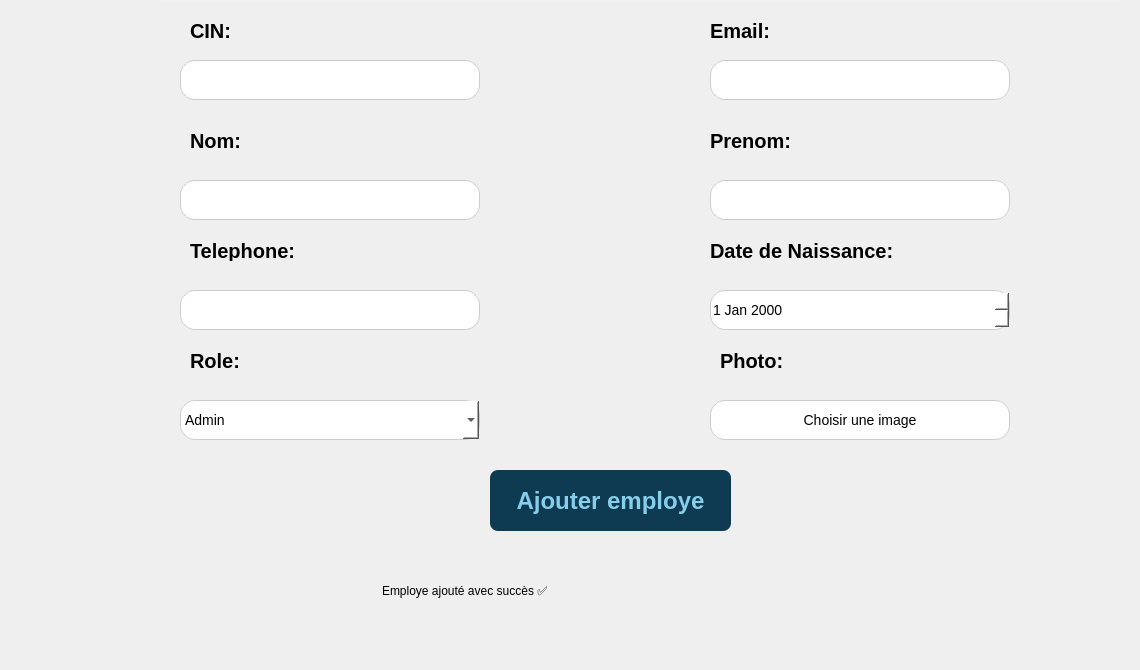
      <widget class="QWidget" name="ajouterEmployes">
       <widget class="QFrame" name="formBackground">
        <property name="geometry">
         <rect>
          <x>150</x>
          <y>0</y>
          <width>981</width>
          <height>661</height>
         </rect>
        </property>
        <property name="styleSheet">
         <string notr="true">background: qradialgradient(spread:pad, cx:0.5, cy:0.5, radius:1,
                                stop:0 rgba(255, 255, 255, 100),
                                stop:1 rgba(255, 255, 255, 20));
border-radius: 15px;
    border: 1px solid rgba(255, 255, 255, 30);</string>
        </property>
        <property name="frameShape">
         <enum>QFrame::Shape::StyledPanel</enum>
        </property>
        <property name="frameShadow">
         <enum>QFrame::Shadow::Raised</enum>
        </property>
        <widget class="QPushButton" name="photoInput">
         <property name="geometry">
          <rect>
           <x>560</x>
           <y>400</y>
           <width>300</width>
           <height>40</height>
          </rect>
         </property>
         <property name="styleSheet">
          <string notr="true">background: white;
border: 1px solid #ccc;
border-radius: 15px;
font-size: 14px;
color: black;</string>
         </property>
         <property name="text">
          <string>Choisir une image</string>
         </property>
        </widget>
        <widget class="QDateEdit" name="dateNInput">
         <property name="geometry">
          <rect>
           <x>560</x>
           <y>290</y>
           <width>300</width>
           <height>40</height>
          </rect>
         </property>
         <property name="styleSheet">
          <string notr="true">background: white;
border: 1px solid #ccc;
border-radius: 15px;
font-size: 14px;
color: black;</string>
         </property>
        </widget>
        <widget class="QLineEdit" name="nameInput">
         <property name="geometry">
          <rect>
           <x>30</x>
           <y>180</y>
           <width>300</width>
           <height>40</height>
          </rect>
         </property>
         <property name="styleSheet">
          <string notr="true">background: white;
border: 1px solid #ccc;
border-radius: 15px;
font-size: 14px;
color: black;</string>
         </property>
         <property name="text">
          <string/>
         </property>
        </widget>
        <widget class="QLabel" name="label_8">
         <property name="geometry">
          <rect>
           <x>560</x>
           <y>240</y>
           <width>191</width>
           <height>21</height>
          </rect>
         </property>
         <property name="styleSheet">
          <string notr="true">color: black;
font-size: 20px;
font-weight: 500;
font: 14pt &quot;Titillium Web&quot;;
background: transparent;
border: 0px;</string>
         </property>
         <property name="text">
          <string>Date de Naissance:</string>
         </property>
        </widget>
        <widget class="QLabel" name="label_10">
         <property name="geometry">
          <rect>
           <x>570</x>
           <y>350</y>
           <width>111</width>
           <height>21</height>
          </rect>
         </property>
         <property name="styleSheet">
          <string notr="true">color: black;
font-size: 20px;
font-weight: 500;
font: 14pt &quot;Titillium Web&quot;;
background: transparent;
border: 0px;</string>
         </property>
         <property name="text">
          <string>Photo:</string>
         </property>
        </widget>
        <widget class="QLineEdit" name="cinInput">
         <property name="geometry">
          <rect>
           <x>30</x>
           <y>60</y>
           <width>300</width>
           <height>40</height>
          </rect>
         </property>
         <property name="styleSheet">
          <string notr="true">background: white;
border: 1px solid #ccc;
border-radius: 15px;
font-size: 14px;
color: black;
</string>
         </property>
         <property name="text">
          <string/>
         </property>
        </widget>
        <widget class="QLabel" name="label_9">
         <property name="geometry">
          <rect>
           <x>40</x>
           <y>350</y>
           <width>111</width>
           <height>21</height>
          </rect>
         </property>
         <property name="styleSheet">
          <string notr="true">color: black;
font-size: 20px;
font-weight: 500;
font: 14pt &quot;Titillium Web&quot;;
background: transparent;
border: 0px;</string>
         </property>
         <property name="text">
          <string>Role:</string>
         </property>
        </widget>
        <widget class="QLineEdit" name="emailInput">
         <property name="geometry">
          <rect>
           <x>560</x>
           <y>60</y>
           <width>300</width>
           <height>40</height>
          </rect>
         </property>
         <property name="styleSheet">
          <string notr="true">background: white;
border: 1px solid #ccc;
border-radius: 15px;
font-size: 14px;
color: black;</string>
         </property>
         <property name="text">
          <string/>
         </property>
        </widget>
        <widget class="QLabel" name="label_5">
         <property name="geometry">
          <rect>
           <x>40</x>
           <y>130</y>
           <width>111</width>
           <height>21</height>
          </rect>
         </property>
         <property name="styleSheet">
          <string notr="true">color: black;
font-size: 20px;
font-weight: 500;
font: 14pt &quot;Titillium Web&quot;;
background: transparent;
border: 0px;</string>
         </property>
         <property name="text">
          <string>Nom:</string>
         </property>
        </widget>
        <widget class="QLineEdit" name="prenomInput">
         <property name="geometry">
          <rect>
           <x>560</x>
           <y>180</y>
           <width>300</width>
           <height>40</height>
          </rect>
         </property>
         <property name="styleSheet">
          <string notr="true">background: white;
border: 1px solid #ccc;
border-radius: 15px;
font-size: 14px;
color: black;</string>
         </property>
         <property name="text">
          <string/>
         </property>
        </widget>
        <widget class="QLineEdit" name="telephoneInput">
         <property name="geometry">
          <rect>
           <x>30</x>
           <y>290</y>
           <width>300</width>
           <height>40</height>
          </rect>
         </property>
         <property name="styleSheet">
          <string notr="true">background: white;
border: 1px solid #ccc;
border-radius: 15px;
font-size: 14px;
color: black;</string>
         </property>
         <property name="text">
          <string/>
         </property>
        </widget>
        <widget class="QLabel" name="label_4">
         <property name="geometry">
          <rect>
           <x>560</x>
           <y>20</y>
           <width>111</width>
           <height>21</height>
          </rect>
         </property>
         <property name="styleSheet">
          <string notr="true">color: black;
font-size: 20px;
font-weight: 500;
font: 14pt &quot;Titillium Web&quot;;
background: transparent;
border: 0px;</string>
         </property>
         <property name="text">
          <string>Email:</string>
         </property>
        </widget>
        <widget class="QLabel" name="label_6">
         <property name="geometry">
          <rect>
           <x>560</x>
           <y>130</y>
           <width>111</width>
           <height>21</height>
          </rect>
         </property>
         <property name="styleSheet">
          <string notr="true">color: black;
font-size: 20px;
font-weight: 500;
font: 14pt &quot;Titillium Web&quot;;
background: transparent;
border: 0px;</string>
         </property>
         <property name="text">
          <string>Prenom:</string>
         </property>
        </widget>
        <widget class="QLabel" name="label_7">
         <property name="geometry">
          <rect>
           <x>40</x>
           <y>240</y>
           <width>111</width>
           <height>21</height>
          </rect>
         </property>
         <property name="styleSheet">
          <string notr="true">color: black;
font-size: 20px;
font-weight: 500;
font: 14pt &quot;Titillium Web&quot;;
background: transparent;
border: 0px;</string>
         </property>
         <property name="text">
          <string>Telephone:</string>
         </property>
        </widget>
        <widget class="QComboBox" name="roleInput">
         <property name="geometry">
          <rect>
           <x>30</x>
           <y>400</y>
           <width>300</width>
           <height>40</height>
          </rect>
         </property>
         <property name="styleSheet">
          <string notr="true">background: white;
border: 1px solid #ccc;
border-radius: 15px;
font-size: 14px;
color: black;</string>
         </property>
         <item>
          <property name="text">
           <string>Admin</string>
          </property>
         </item>
         <item>
          <property name="text">
           <string>Professeur</string>
          </property>
         </item>
         <item>
          <property name="text">
           <string>Livreur</string>
          </property>
         </item>
        </widget>
        <widget class="QLabel" name="label_3">
         <property name="geometry">
          <rect>
           <x>40</x>
           <y>20</y>
           <width>111</width>
           <height>21</height>
          </rect>
         </property>
         <property name="styleSheet">
          <string notr="true">color: black;
font-size: 20px;
font-weight: 500;
font: 14pt &quot;Titillium Web&quot;;
background: transparent;
border: 0px;</string>
         </property>
         <property name="text">
          <string>CIN:</string>
         </property>
        </widget>
        <widget class="QPushButton" name="ajouterEmp_2">
         <property name="geometry">
          <rect>
           <x>340</x>
           <y>470</y>
           <width>241</width>
           <height>61</height>
          </rect>
         </property>
         <property name="styleSheet">
          <string notr="true">background: #0E3B52;  
    border: none;  
    color: skyblue;  
    font-weight: bold; 
    font-size: 24px; 
    padding: 7px 15px;
    border-radius: 8px;  </string>
         </property>
         <property name="text">
          <string>Ajouter employe</string>
         </property>
        </widget>
        <widget class="QLineEdit" name="MessageForme">
         <property name="geometry">
          <rect>
           <x>230</x>
           <y>550</y>
           <width>541</width>
           <height>81</height>
          </rect>
         </property>
         <property name="styleSheet">
          <string notr="true">background: transparent;
font: 600 22pt &quot;Segoe UI&quot;;
border: 0px;</string>
         </property>
         <property name="text">
          <string>Employe ajouté avec succès ✅</string>
         </property>
        </widget>
       </widget>
      </widget>
